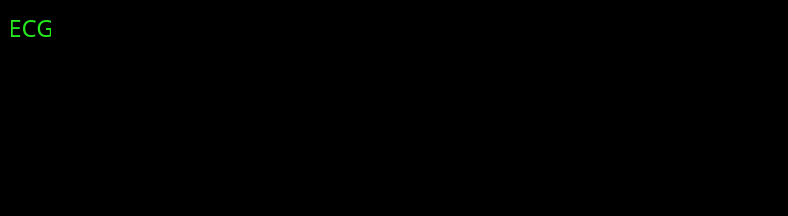
          <widget class="QWidget" name="widget" native="true">
           <property name="styleSheet">
            <string notr="true">background-color: rgb(0, 0, 0);</string>
           </property>
           <layout class="QHBoxLayout" name="horizontalLayout_6">
            <property name="leftMargin">
             <number>2</number>
            </property>
            <property name="topMargin">
             <number>2</number>
            </property>
            <property name="rightMargin">
             <number>2</number>
            </property>
            <property name="bottomMargin">
             <number>2</number>
            </property>
            <item>
             <widget class="QFrame" name="frame">
              <property name="sizePolicy">
               <sizepolicy hsizetype="Fixed" vsizetype="Preferred">
                <horstretch>0</horstretch>
                <verstretch>0</verstretch>
               </sizepolicy>
              </property>
              <property name="minimumSize">
               <size>
                <width>40</width>
                <height>0</height>
               </size>
              </property>
              <layout class="QVBoxLayout" name="verticalLayout_4">
               <item>
                <widget class="QLabel" name="label_11">
                 <property name="sizePolicy">
                  <sizepolicy hsizetype="Minimum" vsizetype="Preferred">
                   <horstretch>0</horstretch>
                   <verstretch>0</verstretch>
                  </sizepolicy>
                 </property>
                 <property name="minimumSize">
                  <size>
                   <width>0</width>
                   <height>0</height>
                  </size>
                 </property>
                 <property name="maximumSize">
                  <size>
                   <width>40</width>
                   <height>28</height>
                  </size>
                 </property>
                 <property name="font">
                  <font>
                   <family>Agency FB</family>
                   <pointsize>18</pointsize>
                  </font>
                 </property>
                 <property name="styleSheet">
                  <string notr="true">color: rgb(37, 232, 30);</string>
                 </property>
                 <property name="text">
                  <string>ECG</string>
                 </property>
                 <property name="alignment">
                  <set>Qt::AlignCenter</set>
                 </property>
                </widget>
               </item>
               <item>
                <widget class="QLabel" name="label_12">
                 <property name="sizePolicy">
                  <sizepolicy hsizetype="Minimum" vsizetype="Minimum">
                   <horstretch>0</horstretch>
                   <verstretch>0</verstretch>
                  </sizepolicy>
                 </property>
                 <property name="maximumSize">
                  <size>
                   <width>32</width>
                   <height>150</height>
                  </size>
                 </property>
                 <property name="font">
                  <font>
                   <pointsize>12</pointsize>
                  </font>
                 </property>
                 <property name="styleSheet">
                  <string notr="true">color: rgb(255, 255, 255);</string>
                 </property>
                 <property name="text">
                  <string/>
                 </property>
                </widget>
               </item>
              </layout>
             </widget>
            </item>
            <item>
             <widget class="QFrame" name="frame">
              <property name="minimumSize">
               <size>
                <width>720</width>
                <height>0</height>
               </size>
              </property>
              <property name="frameShape">
               <enum>QFrame::StyledPanel</enum>
              </property>
              <property name="frameShadow">
               <enum>QFrame::Raised</enum>
              </property>
              <layout class="QVBoxLayout" name="verticalLayout_12">
               <item>
                <widget class="QGraphicsView" name="ecg1_graphicsView"/>
               </item>
              </layout>
             </widget>
            </item>
           </layout>
          </widget>
